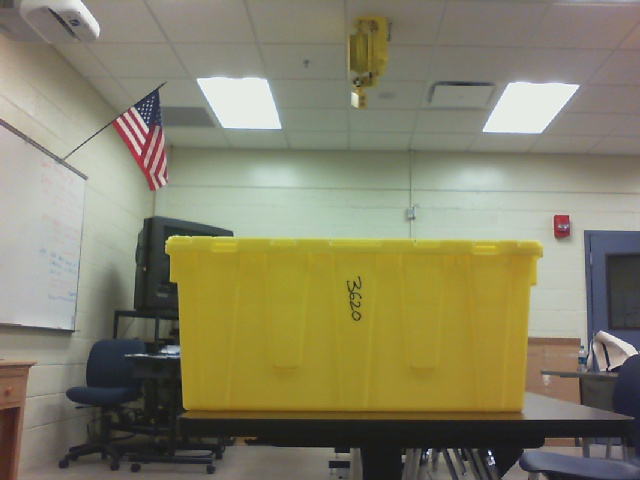
#> input picture 3620s.jpg, 640 x 480 px
$ python processfileimage.py 3620s.jpg   (Python 2 division)
#> lines starting #> are read from the running program, lines starting #| are printed output that depends on the picture; after the words box and inside, x2 and y2 are one past the last pixel; in counts of white or black regions, pixels touching at a corner belong together; long printed decimals are rounded
#> (reads videoSettings.json from the repository)
#> further down, im is the input picture: shape (480, 640, 3); mean B, G, R 102.8, 129.9, 133.7
### imageprocessor.py
import cv2
import numpy as np
import logging

logger = logging.getLogger(__name__)
logger.addHandler(logging.NullHandler())

def process_image( img, hsvDict , markup=0 ):
#> called with markup = 1
    global logger

    bestScore = -1
    bestContour = -1
    bestxc = 0
    bestyc = 0
    seen = False
    height, width, depth = img.shape
#> height = 480; width = 640; depth = 3

    images = { }

    if markup:
	marked = img.copy()
        images['marked'] = marked

    # Convert BGR to HSV
    hsv = cv2.cvtColor(img, cv2.COLOR_BGR2HSV)
#> hsv: shape (480, 640, 3); mean H, S, V 43.8, 65.2, 137.6

    # define range of colors in HSV
    lower_limits = np.array([hsvDict.get('hLo'), hsvDict.get('sLo'), hsvDict.get('vLo')])
    upper_limits = np.array([hsvDict.get('hHi'), hsvDict.get('sHi'), hsvDict.get('vHi')])

    # Threshold the HSV image to get what fits in the limits
    mask = cv2.inRange(hsv, lower_limits, upper_limits)
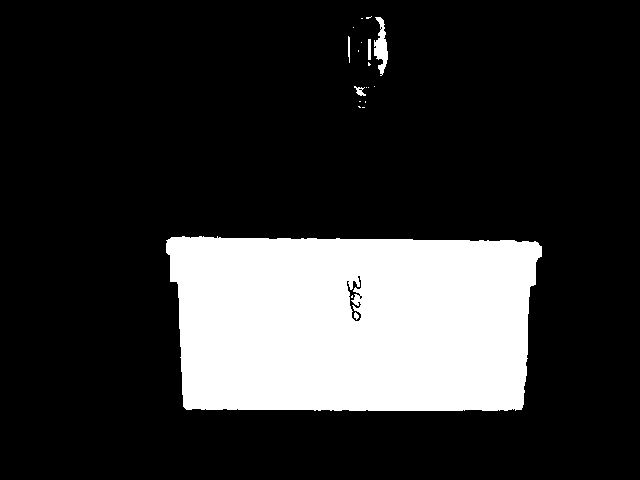
#> mask: shape (480, 640); 19.8% white; 20 white regions (14 under 20 px), largest, box (x1, y1, x2, y2) and area: (166, 236, 542, 411) 60193, (374, 17, 388, 76) 450, (368, 39, 371, 60) 63, (354, 86, 366, 96) 58, (348, 36, 350, 63) 47, (354, 312, 359, 320) 26
    images['mask'] = mask

    kernel5 = np.ones((5,5),np.uint8)
    kernel20 = np.ones((20,20),np.uint8)

    open = cv2.morphologyEx(mask,cv2.MORPH_OPEN,kernel5)
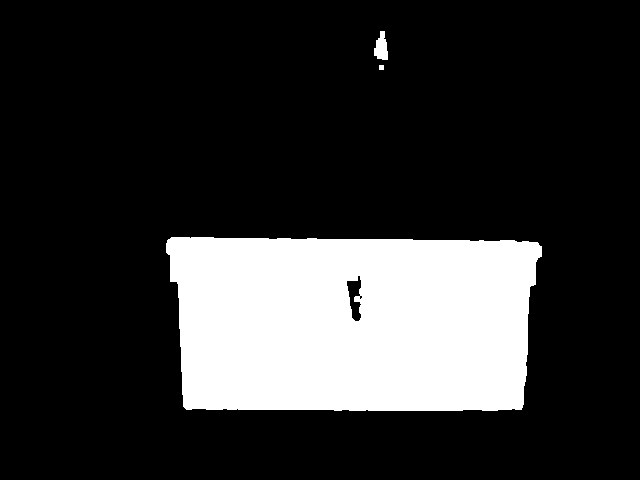
#> open: shape (480, 640); 19.6% white; 3 white regions, box (x1, y1, x2, y2) and area: (166, 237, 542, 411) 60006, (374, 31, 388, 60) 283, (379, 65, 384, 70) 25
    close = cv2.morphologyEx(open,cv2.MORPH_CLOSE,kernel20)
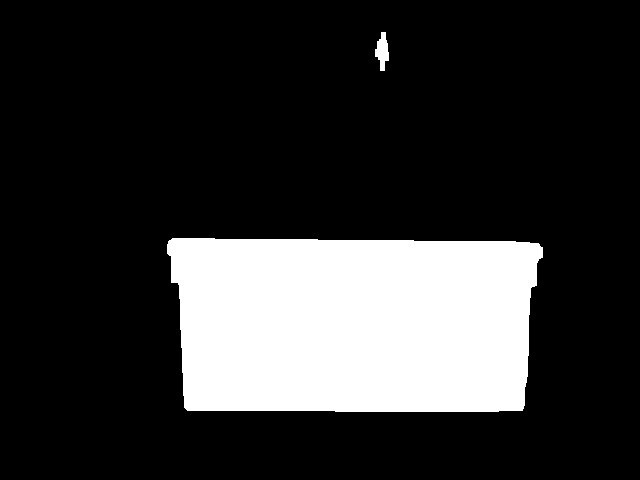
#> close: shape (480, 640); 19.8% white; 2 white regions

    # pick which image you want to do contours on (the dilation or the close)
    final = close
    images['final'] = final

    # contours morphs source image so we need to use a copy of the image that we are using to get the countour from before using contours
    contour_image = final.copy()
    contours, hierarchy = cv2.findContours (contour_image,cv2.RETR_TREE,cv2.CHAIN_APPROX_SIMPLE)
#> contours = 2 contours; box (x1, y1, x2, y2) and area: (167, 238, 543, 412) 59966, (375, 32, 389, 71) 290

    #the thin side (the one with fedEx on it)
    fedEx = 1.35744680851
    #the long side
    team = 2.06593406593
    #the diagonal
    corner = 1.83068783069

    minArea = int(width*height*0.03)
#> minArea = 9216

    for i in range(0, len(contours)):
        c = contours[i]

        area = cv2.contourArea(c)

        if area >= minArea:

            moments = cv2.moments(c)
            if moments['m00']==0:
                yc = -1
                xc = -1
            else:
                yc = moments['m01'] /moments ['m00']
                xc = moments['m10'] /moments ['m00']

	    if (logger.isEnabledFor(logging.DEBUG)):
		logger.debug ("Contour %d, length = %d, area = %d, center of mass = %d,%d",
		    i, len(c), area, xc, yc)

            x,y,w,h = cv2.boundingRect(c)
            ratio = float(w)/h

	    currentScore = 0

            if ratio >= fedEx - .062 and ratio <= fedEx + .062:
                currentScore = 2.25*ratio + int(area/1000)

	        if markup:
		    cv2.rectangle(marked,(x,y),(x+w,y+h),(255,0,0),i+2)
		    cv2.putText(marked,str(i),(x+w/2,y+h/2),cv2.FONT_HERSHEY_SIMPLEX,.5, (0,0,0),2)

            elif ratio >= team - .2 and ratio <= team + .2:
                currentScore = 2*ratio + int(area/1000)

	        if markup:
                    cv2.rectangle(marked,(x,y),(x+w,y+h),(0,255,0),i+2)
                    cv2.putText(marked,str(i),(x+w/2,y+h/2),cv2.FONT_HERSHEY_SIMPLEX,.5, (0,0,0),2)

	    elif ratio >= corner - .9 and ratio <= corner + .9:
                currentScore = 1.5*ratio + int(area/1000)

		if markup:
		    cv2.rectangle(marked,(x,y),(x+w,y+h),(0,0,255),i+2)
                    cv2.putText(marked,str(i),(x+w/2,y+h/2),cv2.FONT_HERSHEY_SIMPLEX,.5, (0,0,0),2)

            else:
                currentScore = ratio + int(area/1000)

		if markup:
                    cv2.rectangle(marked,(x,y), (x+w,y+h),(255,255,255),9)
                    cv2.putText(marked,str(i),(x+w/2,y+h/2),cv2.FONT_HERSHEY_SIMPLEX,.5, (0,0,0),2)

            logger.debug ("contour %d is scored %f", i, currentScore)

            if currentScore > bestScore:
                bestScore = currentScore
                bestContour = i
                seen = True
                bestxc = xc
                bestyc = yc
#> this loop made 2 passes
#> (area, yc, xc, x, y, w, h, ratio) on pass 1: (59966, 323.8, 353.7, 167, 238, 376, 174, 2.16)
#> area on pass 2: 289.5
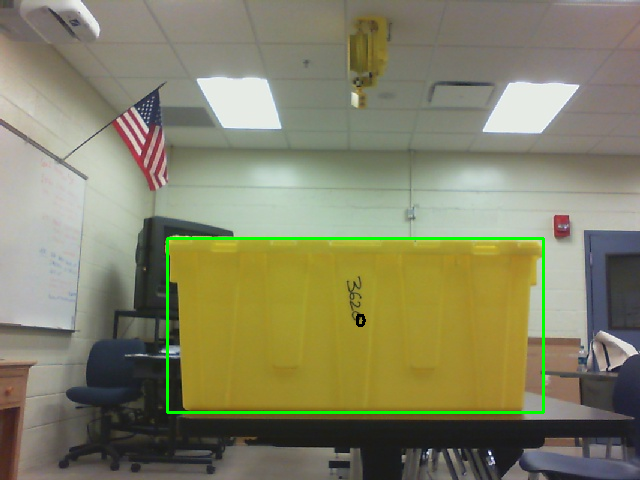
#> marked: shape (480, 640, 3); 1.1% of pixels changed, all inside (x1, y1, x2, y2) = (166, 237, 545, 414)
#> after the loop, bestContour = 0; bestScore = 63.32; bestxc = 353.7; bestyc = 323.8; seen = True

    logger.debug ("the best score is %f on contour %d", bestScore, bestContour)

    if markup:
        cv2.putText(marked,str(bestContour),(int(bestxc),int(bestyc)),cv2.FONT_HERSHEY_SIMPLEX,.5, (0,255,255),2)
#> marked: shape (480, 640, 3); 0.03% of pixels changed, all inside (x1, y1, x2, y2) = (354, 312, 364, 325)
        if len(contours)!=0:
            finalMarked = cv2.cvtColor(final, cv2.COLOR_GRAY2BGR)
#> finalMarked: shape (480, 640, 3); 19.8% white; 2 white regions, box (x1, y1, x2, y2) and area: (167, 238, 543, 412) 60494, (375, 32, 389, 71) 337
            images['finalMarked'] = finalMarked
            cv2.circle(finalMarked, (int(bestxc),int(bestyc)),10,(0,255,0))
#> finalMarked: shape (480, 640, 3); mean B, G, R 50.4, 50.5, 50.4
            cv2.drawContours (finalMarked, contours, -1, (255, 0, 0), 3)
            cv2.drawContours (finalMarked, [contours[bestContour]], -1, (255, 255, 0), 3)
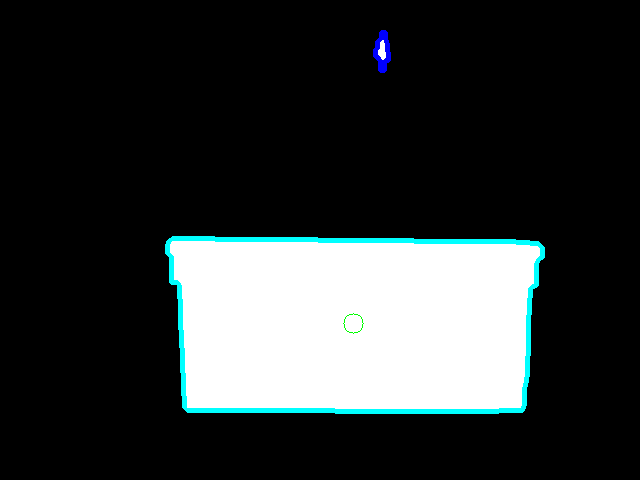
#> finalMarked: shape (480, 640, 3); mean B, G, R 52.4, 52.1, 47.7

    if seen:
        r = { 'imageWidth': width, 'imageHeight':height, 'x':bestxc, 'y':bestyc , 'seen':seen, 'dataType':"visionData", 'nContours':len(contours)}
#> r = {'imageWidth': 640, 'imageHeight': 480, 'x': 353.7, 'y': 323.8, 'seen': True, 'dataType': 'visionData', 'nContours': 2}
    else:
        r = {'seen':False, 'dataType':"visionData", 'nContours':len(contours)}

    return (r, images)

### processfileimage.py
#!/usr/bin/env python2

import cv2
import imageprocessor
import json
import argparse
import logging
import sys

parser = argparse.ArgumentParser()
parser.add_argument("file")
args = parser.parse_args()

###############################################################################
# set up logging
LOG_LEVEL = logging.DEBUG
LOG_FORMAT = '%(asctime)s %(levelname)-8s %(message)s'

# Give the logger a unique name (good practice)
logger = logging.getLogger(__name__)
# Set the log level to LOG_LEVEL
logger.setLevel(LOG_LEVEL)

logging.basicConfig(stream=sys.stderr,level=LOG_LEVEL,format=LOG_FORMAT)

###############################################################################
# get the vision settings
#

start = open('videoSettings.json','r')
sread = start.read()
videoSettings=json.loads(sread)
start.close()

###############################################################################
# read the file
#

print "Processing file %s", args.file
im = cv2.imread(args.file)

# process the image
output, images = imageprocessor.process_image( im, videoSettings, markup=1 )
#> output has the same summary as r in process_image; images = 4 items
print output
#| {'imageWidth': 640, 'imageHeight': 480, 'x': 353.742, 'y': 323.841, 'seen': True, 'dataType': 'visionData', 'nContours': 2}

for n, img in images.iteritems():
	cv2.imshow(n, img)
#> this loop made 4 passes

# wait for a key
k = cv2.waitKey()
#> (key Esc is pressed here)

# clean up
cv2.destroyAllWindows()
